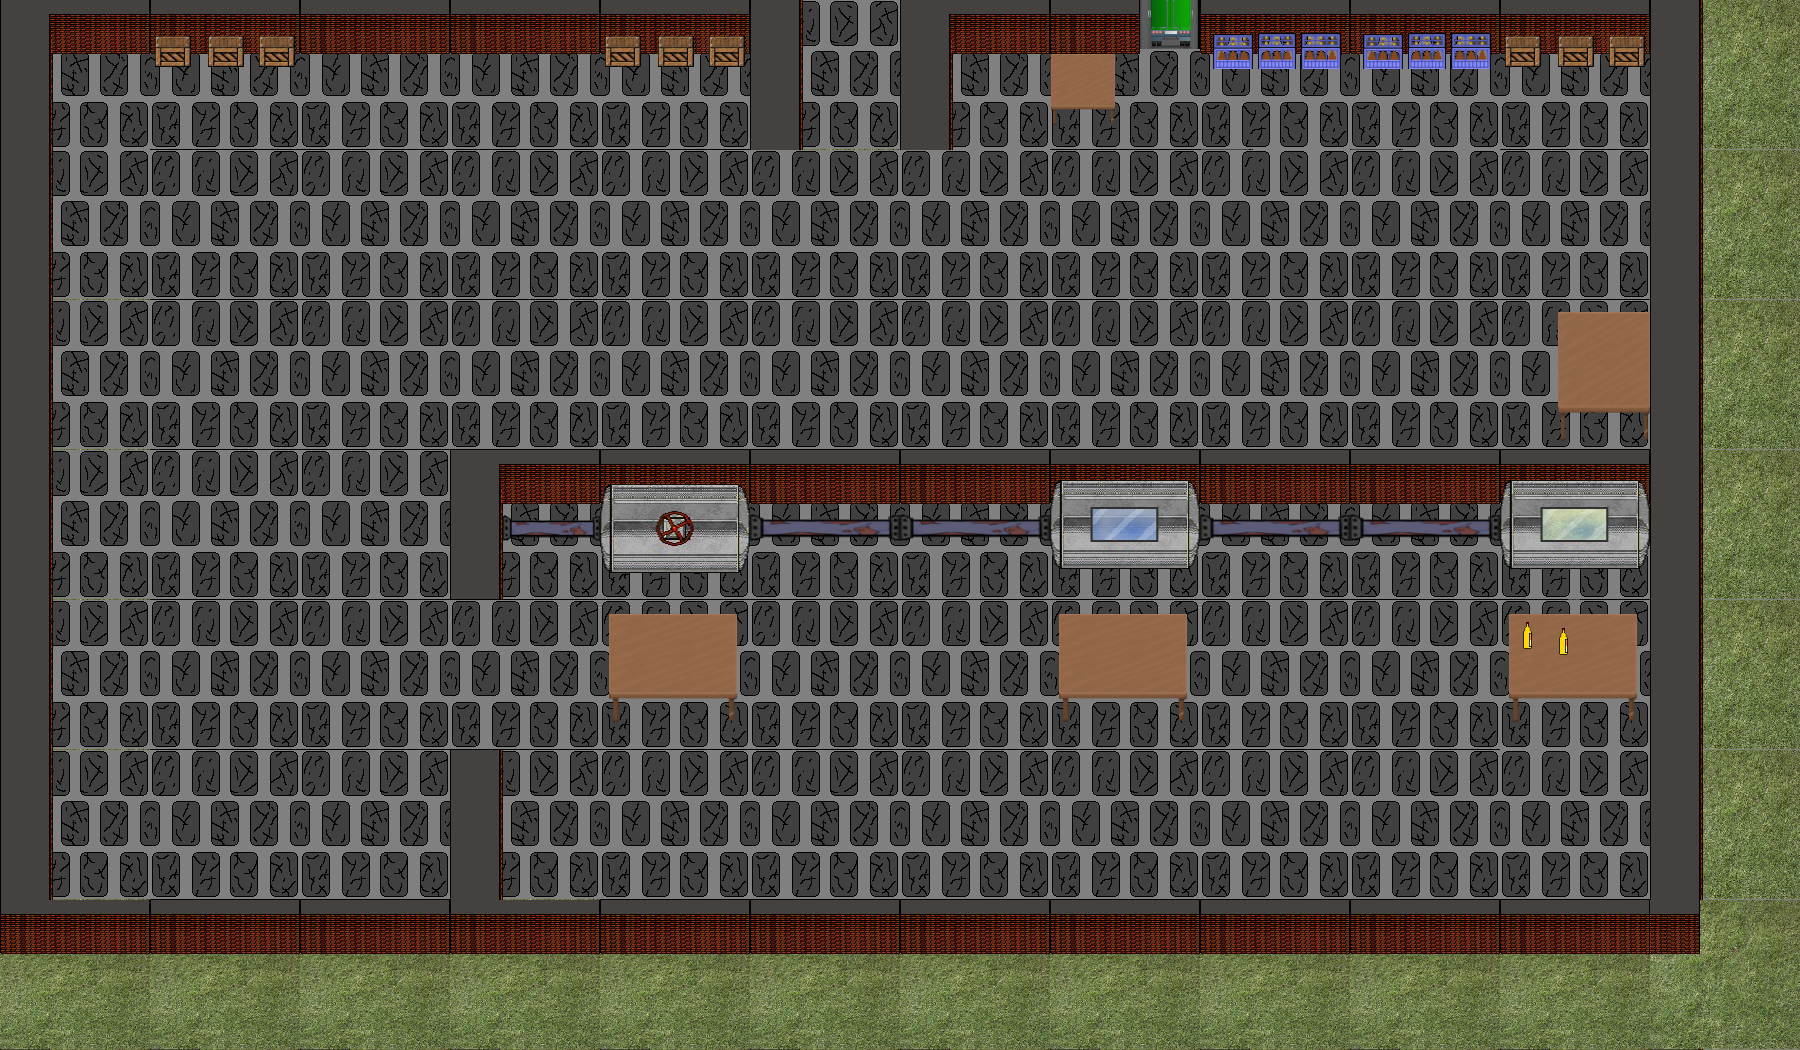

A 2D game scene composited from a Tiled map and its tileset images. What follows is a short description and the map's XML, with each tile layer's data collapsed to a summary:
An orthogonal 12x7 tile map with 150x150 px tiles, 5 tile layers (Sol, Mur, Mur Jardin, Machine, ...) and 23 objects.

<map version="1.5" tiledversion="1.5.0" orientation="orthogonal" renderorder="right-down" width="12" height="7" tilewidth="150" tileheight="150" infinite="0" nextlayerid="6" nextobjectid="1">
 <tileset firstgid="1" name="asset" tilewidth="150" tileheight="150" tilecount="24" columns="3">
  <image source="../tileset/asset.png" width="450" height="1200" />
  <tile id="0">
   <objectgroup draworder="index" id="2">
    <object id="1" x="9.10931" y="12.1457" width="129.265" height="108.444" />
   </objectgroup>
  </tile>
  <tile id="1">
   <objectgroup draworder="index" id="2">
    <object id="1" x="53.7883" y="9.54309" width="93.6958" height="133.169" />
   </objectgroup>
  </tile>
  <tile id="2">
   <objectgroup draworder="index" id="2">
    <object id="1" x="6.50665" y="13.4471" width="133.169" height="112.348" />
   </objectgroup>
  </tile>
  <tile id="4">
   <objectgroup draworder="index" id="2">
    <object id="1" x="-0.433777" y="29.4968" width="150.521" height="87.1891" />
   </objectgroup>
  </tile>
  <tile id="5">
   <objectgroup draworder="index" id="2">
    <object id="1" x="0.867553" y="29.9306" width="150.521" height="88.4905" />
   </objectgroup>
  </tile>
  <tile id="6">
   <objectgroup draworder="index" id="2">
    <object id="1" x="0" y="33.8346" width="148.785" height="89.358" />
   </objectgroup>
  </tile>
  <tile id="8">
   <objectgroup draworder="index" id="2">
    <object id="1" x="0.867553" y="0.867553" width="148.352" height="52.0532" />
    <object id="2" x="6.50665" y="34.2684" width="137.507" height="32.5333" />
   </objectgroup>
  </tile>
  <tile id="9">
   <objectgroup draworder="index" id="2">
    <object id="1" x="0.867553" y="0" width="150.087" height="53.7883" />
   </objectgroup>
  </tile>
  <tile id="10">
   <objectgroup draworder="index" id="2">
    <object id="1" x="0" y="0.433777" width="150.521" height="89.7918" />
   </objectgroup>
  </tile>
  <tile id="11">
   <objectgroup draworder="index" id="2">
    <object id="1" x="1.30133" y="0" width="150.087" height="52.0532" />
    <object id="2" x="12.5795" y="32.967" width="127.53" height="36.0035" />
   </objectgroup>
  </tile>
  <tile id="12">
   <objectgroup draworder="index" id="2">
    <object id="1" x="0.867553" y="-0.433777" width="150.954" height="52.9208" />
   </objectgroup>
  </tile>
  <tile id="13">
   <objectgroup draworder="index" id="2">
    <object id="1" x="1.30133" y="-0.867553" width="51.1857" height="149.653" />
    <object id="2" x="52.0532" y="-0.433777" width="98.9011" height="53.7883" />
   </objectgroup>
  </tile>
  <tile id="14">
   <objectgroup draworder="index" id="2">
    <object id="1" x="0.433777" y="0" width="50.3181" height="149.653" />
   </objectgroup>
  </tile>
  <tile id="15">
   <objectgroup draworder="index" id="2">
    <object id="1" x="0.867553" y="0.867553" width="49.8843" height="52.0532" />
   </objectgroup>
  </tile>
  <tile id="17">
   <objectgroup draworder="index" id="2">
    <object id="1" x="0" y="0.433777" width="52.487" height="149.653" />
   </objectgroup>
  </tile>
  <tile id="21">
   <objectgroup draworder="index" id="2">
    <object id="1" x="0" y="0" width="89.7918" height="52.487" />
    <object id="2" x="1.30133" y="53.3545" width="62.8976" height="71.1394" />
    <object id="3" x="89.358" y="0.433777" width="62.4639" height="49.8843" />
   </objectgroup>
  </tile>
  <tile id="22">
   <objectgroup draworder="index" id="2">
    <object id="1" x="0.433777" y="-0.433777" width="51.1857" height="150.521" />
    <object id="2" x="54.2221" y="1.73511" width="97.166" height="86.7553" />
   </objectgroup>
  </tile>
 </tileset>
 <layer id="1" name="Sol" width="12" height="7">
  <data>[84 cells, 84 non-empty, 1 distinct tile ids]</data>
 </layer>
 <layer id="2" name="Mur" width="12" height="7">
  <data>[84 cells, 11 non-empty, 6 distinct tile ids]</data>
 </layer>
 <layer id="3" name="Mur Jardin" width="12" height="7">
  <data>[84 cells, 32 non-empty, 7 distinct tile ids]</data>
 </layer>
 <layer id="4" name="Machine" width="12" height="7">
  <data>[84 cells, 3 non-empty, 3 distinct tile ids]</data>
 </layer>
 <layer id="5" name="Decor" width="12" height="7">
  <data>[84 cells, 4 non-empty, 3 distinct tile ids]</data>
 </layer>
</map>